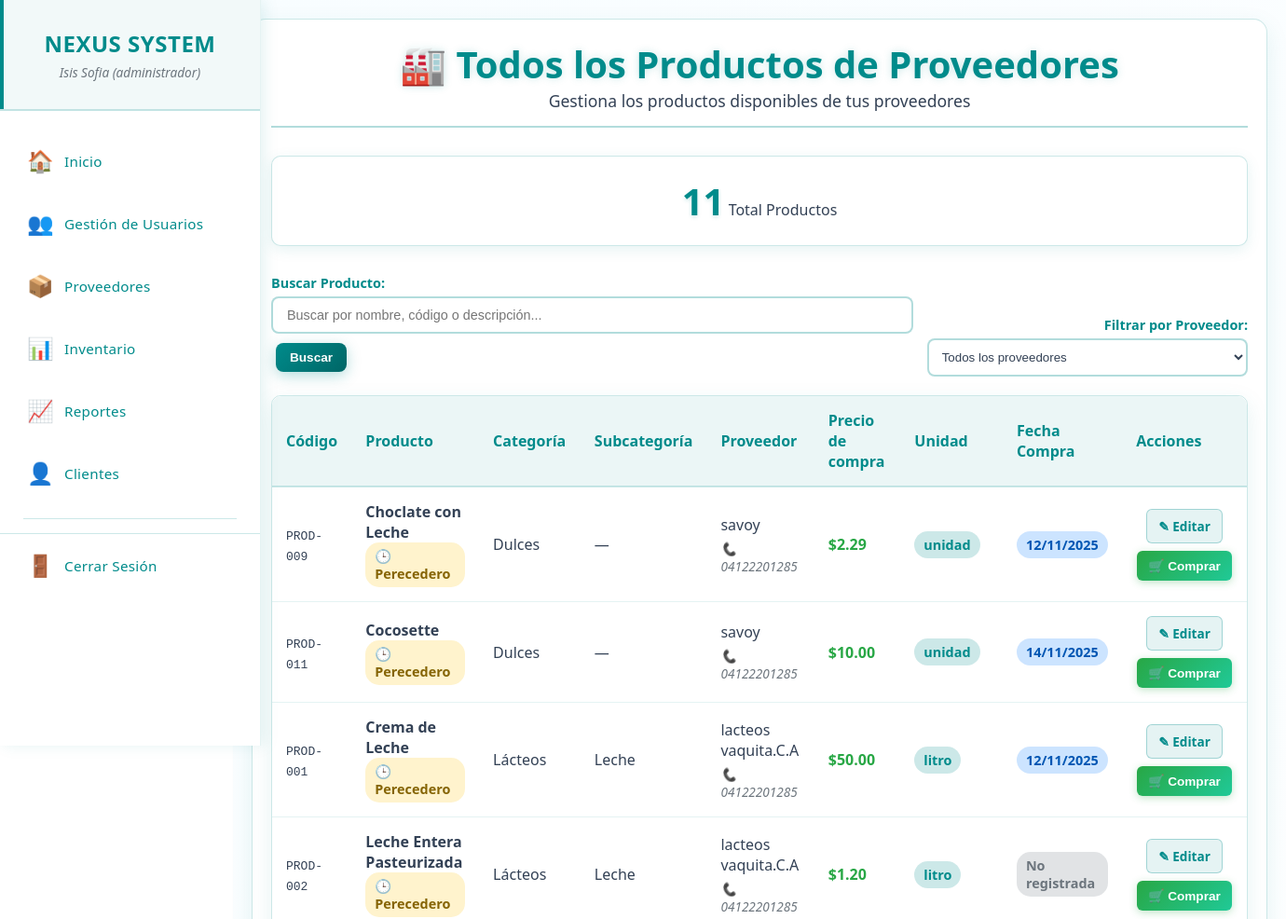
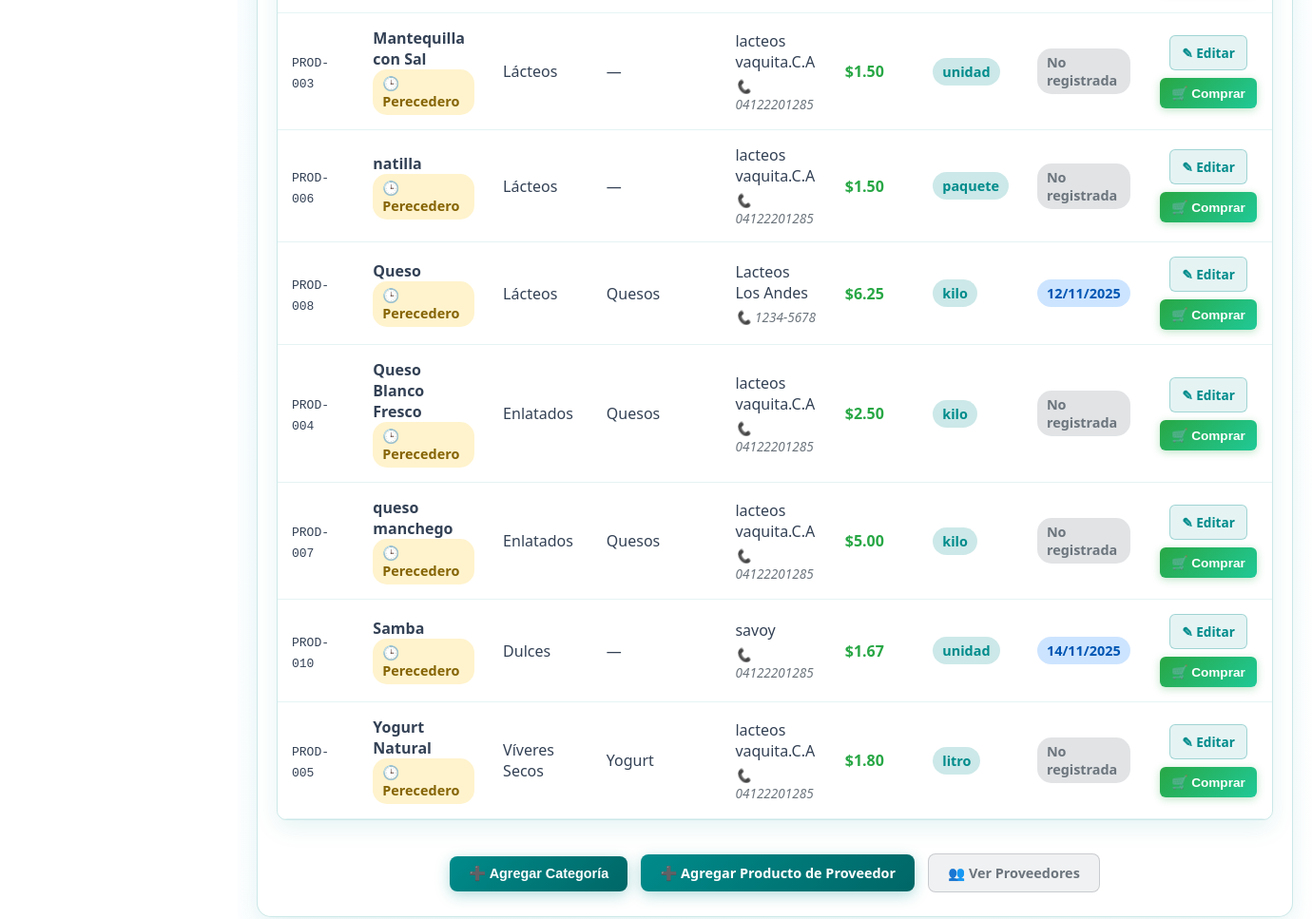
The app's page /productos_proveedores.php (signed in) with its own data (2 pictures, top to bottom).
### tables this page shows
CREATE TABLE `productos_proveedor` (
  `id_producto_proveedor` int(11) NOT NULL,
  `codigo_producto` varchar(50) NOT NULL,
  `nombre` varchar(255) NOT NULL,
  `id_categoria` int(11) NOT NULL,
  `id_subcategoria` int(11) DEFAULT NULL,
  `id_proveedor` int(11) NOT NULL,
  `precio_compra` decimal(10,2) NOT NULL,
  `unidad_medida` varchar(20) DEFAULT 'unidad',
  `fecha_compra` date DEFAULT NULL,
  `es_perecedero` tinyint(1) DEFAULT 0,
  `registro` timestamp NOT NULL DEFAULT current_timestamp(),
  `actualizacion` timestamp NOT NULL DEFAULT current_timestamp() ON UPDATE current_timestamp()
);

CREATE TABLE `categoria_prod` (
  `id` int(11) NOT NULL,
  `nombre_categoria` varchar(50) NOT NULL,
  `estado` enum('active','inactive') DEFAULT 'active',
  `created_at` timestamp NOT NULL DEFAULT current_timestamp()
);

CREATE TABLE `proveedores` (
  `id_proveedor` int(11) NOT NULL,
  `nombres` varchar(255) NOT NULL,
  `nombre_comercial` varchar(255) NOT NULL,
  `rif` varchar(20) NOT NULL,
  `telefono` varchar(20) DEFAULT NULL,
  `email` varchar(100) DEFAULT NULL,
  `direccion` text DEFAULT NULL,
  `estado` enum('activo','inactivo') DEFAULT 'activo',
  `registro` timestamp NOT NULL DEFAULT current_timestamp(),
  `actualizacion` timestamp NOT NULL DEFAULT current_timestamp() ON UPDATE current_timestamp()
);

CREATE TABLE `subcategorias` (
  `id` int(11) NOT NULL,
  `categoria_id` int(11) NOT NULL,
  `nombre_subcategoria` varchar(50) NOT NULL,
  `estado` enum('active','inactive') DEFAULT 'active',
  `created_at` timestamp NOT NULL DEFAULT current_timestamp()
);

### productos_proveedores.php (the view, shortened to what this page needs)
<?php
require_once 'menu.php';
$id_proveedor = isset($_GET['id_proveedor']) ? intval($_GET['id_proveedor']) : 0;
$busqueda = isset($_GET['busqueda']) ? trim($_GET['busqueda']) : '';
$sql_base = "SELECT
                pp.*,
                cp.nombre_categoria,
                s.nombre_subcategoria,
                p.nombre_comercial as proveedor,
                p.telefono as telefono_proveedor,
                p.email as email_proveedor
            FROM productos_proveedor pp
            JOIN categoria_prod cp ON pp.id_categoria = cp.id
            LEFT JOIN subcategorias s ON pp.id_subcategoria = s.id
            JOIN proveedores p ON pp.id_proveedor = p.id_proveedor";
$params = [];
$where_conditions = [];
if ($id_proveedor > 0) {
    $where_conditions[] = "pp.id_proveedor = ?";
    $params[] = $id_proveedor;
    $titulo = "Productos del Proveedor";
} else {
    $titulo = "Todos los Productos de Proveedores";
}
$sql_base .= " ORDER BY pp.nombre";
if (!empty($params)) {
    $stmt = $pdo->prepare($sql_base);
    $stmt->execute($params);
    $result = $stmt->fetchAll(PDO::FETCH_ASSOC);
} else {
    $stmt = $pdo->query($sql_base);
    $result = $stmt->fetchAll(PDO::FETCH_ASSOC);
}
$total_productos = count($result);
?>
<!DOCTYPE html>
<html lang="es">
<head>
    <link rel="stylesheet" href="css/proveedores.css">
</head>
<body>
   <main class="main-content">
        <div class="content-wrapper">
            <div class="container">
                <div class="header">
                    <h1>🏭 <?php echo $titulo; ?></h1>
                    <p>Gestiona los productos disponibles de tus proveedores</p>
                </div>
                <div class="stats-container">
                    <div class="stat-card">
                        <span class="stat-number"><?php echo $total_productos; ?></span>
                        <span class="stat-label">Total Productos</span>
                    </div>
                </div>
                <div class="filtros-container">
                    <div class="filtro-group">
                        <form method="GET" action="" id="formBusqueda">
                            <label><strong> Buscar Producto:</strong></label>
                            <div class="search-box">
                                <input type="text" name="busqueda" class="search-input"
                                       value="<?php echo htmlspecialchars($busqueda); ?>"
                                       placeholder="Buscar por nombre, código o descripción...">
                            </div>
                            <div style="margin-top: 5px;">
                                <button type="submit" class="btn btn-primary" style="padding: 8px 15px; font-size: 0.85em;">Buscar</button>
                            </div>
                        </form>
                    </div>
                    <div class="filtro-group compact filtro-proveedor">
                        <form method="GET" action="" id="filtroProveedor">
                            <label><strong>Filtrar por Proveedor:</strong></label>
                            <select name="id_proveedor" class="form-control" onchange="this.form.submit()">
                                <option value="0">Todos los proveedores</option>
                            </select>
                        </form>
                    </div>
                </div>
                <?php if ($total_productos > 0): ?>
                    <div class="table-container">
                        <table class="table">
                            <thead>
                                <tr>
                                    <th>Código</th>
                                    <th>Producto</th>
                                    <th>Categoría</th>
                                    <th>Subcategoría</th>
                                    <?php if ($id_proveedor == 0): ?>
                                        <th>Proveedor</th>
                                    <?php endif; ?>
                                    <th>Precio de compra</th>
                                    <th>Unidad</th>
                                    <th>Fecha Compra</th>
                                    <th>Acciones</th>
                                </tr>
                            </thead>
                            <tbody>
                                <?php foreach($result as $row): ?>
                                    <tr>
                                        <td><code><?php echo $row['codigo_producto']; ?></code></td>
                                     <td>
                                        <strong><?php echo htmlspecialchars($row['nombre']); ?></strong>
                                        <?php if ($row['es_perecedero']): ?>
                                            <br><span class="badge badge-warning">🕒 Perecedero</span>
                                        <?php endif; ?>
                                        </td>
                                        <td><?php echo $row['nombre_categoria']; ?></td>
                                        <td><?php echo $row['nombre_subcategoria'] ?: '—'; ?></td>
                                        <?php if ($id_proveedor == 0): ?>
                                            <td>
                                                <?php echo $row['proveedor']; ?>
                                                <br><small>📞 <?php echo $row['telefono_proveedor']; ?></small>
                                            </td>
                                        <?php endif; ?>
                                        <td style="font-weight: bold; color: #28a745;">
                                            $<?php echo number_format($row['precio_compra'], 2); ?>
                                        </td>
                                        <td>
                                            <span class="badge badge-success"><?php echo $row['unidad_medida']; ?></span>
                                        </td>
                                        <td>
                                            <?php if ($row['fecha_compra']): ?>
                                                <span class="badge badge-info"><?php echo date('d/m/Y', strtotime($row['fecha_compra'])); ?></span>
                                            <?php else: ?>
                                                <span class="badge badge-secondary">No registrada</span>
                                            <?php endif; ?>
                                        </td>
                                        <td>
                                            <div class="action-buttons-container">
                                                <a href="editar_producto_proveedor.php?id=<?php echo $row['id_producto_proveedor']; ?>" class="btn-editar">
                                                    ✎ Editar
                                                </a>
                                                <button class="btn-comprar"
                                                        onclick="abrirModalCompra(<?php echo $row['id_producto_proveedor']; ?>,
                                                                                 '<?php echo addslashes($row['nombre']); ?>',
                                                                                 '<?php echo $row['unidad_medida']; ?>')">
                                                    🛒 Comprar
                                                </button>
                                            </div>
                                        </td>
                                    </tr>
                                <?php endforeach; ?>
                            </tbody>
                        </table>
                    </div>
                <?php endif; ?>
                <div class="action-buttons">
                    <button type="button" class="btn btn-primary" onclick="abrirModalCategoria()">➕ Agregar Categoría</button>
                    <a href="agregar_producto_proveedor.php" class="btn btn-primary">➕ Agregar Producto de Proveedor</a>
                    <a href="proveedores.php" class="btn btn-secondary">👥 Ver Proveedores</a>
                </div>
            </div>
    </main>
</body>
</html>

### css/menu.css (style rules this page uses)
* { margin: 0; padding: 0; box-sizing: border-box; }
body { font-family: 'Segoe UI', Tahoma, Geneva, Verdana, sans-serif; background: #ffffff; color: #334155; overflow-x: hidden; }
.main-content { flex: 1; margin-left: 280px; padding: 30px; background: #ffffff; min-height: 100vh; }

### records on screen
productos_proveedor: codigo_producto "PROD-009", nombre "Choclate con Leche", es_perecedero "🕒 Perecedero", categoria_prod.nombre_categoria "Dulces", nombre_subcategoria "—", id_proveedor.nombre_comercial "savoy", id_proveedor.telefono "04122201285", precio_compra "2.29", unidad_medida "unidad", fecha_compra "12/11/2025"
productos_proveedor: codigo_producto "PROD-011", nombre "Cocosette", es_perecedero "🕒 Perecedero", categoria_prod.nombre_categoria "Dulces", nombre_subcategoria "—", id_proveedor.nombre_comercial "savoy", id_proveedor.telefono "04122201285", precio_compra "10.00", unidad_medida "unidad", fecha_compra "14/11/2025"
productos_proveedor: codigo_producto "PROD-001", nombre "Crema de Leche", es_perecedero "🕒 Perecedero", categoria_prod.nombre_categoria "Lácteos", id_subcategoria.nombre_subcategoria "Leche", id_proveedor.nombre_comercial "lacteos vaquita.C.A", id_proveedor.telefono "04122201285", precio_compra "50.00", unidad_medida "litro", fecha_compra "12/11/2025"
productos_proveedor: codigo_producto "PROD-002", nombre "Leche Entera Pasteurizada", es_perecedero "🕒 Perecedero", categoria_prod.nombre_categoria "Lácteos", id_subcategoria.nombre_subcategoria "Leche", id_proveedor.nombre_comercial "lacteos vaquita.C.A", id_proveedor.telefono "04122201285", precio_compra "1.20", unidad_medida "litro", shows "No registrada"
productos_proveedor: codigo_producto "PROD-003", nombre "Mantequilla con Sal", es_perecedero "🕒 Perecedero", categoria_prod.nombre_categoria "Lácteos", nombre_subcategoria "—", id_proveedor.nombre_comercial "lacteos vaquita.C.A", id_proveedor.telefono "04122201285", precio_compra "1.50", unidad_medida "unidad", shows "No registrada"
productos_proveedor: codigo_producto "PROD-006", nombre "natilla", es_perecedero "🕒 Perecedero", categoria_prod.nombre_categoria "Lácteos", nombre_subcategoria "—", id_proveedor.nombre_comercial "lacteos vaquita.C.A", id_proveedor.telefono "04122201285", precio_compra "1.50", unidad_medida "paquete", shows "No registrada"
productos_proveedor: codigo_producto "PROD-008", nombre "Queso", es_perecedero "🕒 Perecedero", categoria_prod.nombre_categoria "Lácteos", id_subcategoria.nombre_subcategoria "Quesos", id_proveedor.nombre_comercial "Lacteos Los Andes", id_proveedor.telefono "1234-5678", precio_compra "6.25", unidad_medida "kilo", fecha_compra "12/11/2025"
productos_proveedor: codigo_producto "PROD-004", nombre "Queso Blanco Fresco", es_perecedero "🕒 Perecedero", categoria_prod.nombre_categoria "Enlatados", id_subcategoria.nombre_subcategoria "Quesos", id_proveedor.nombre_comercial "lacteos vaquita.C.A", id_proveedor.telefono "04122201285", precio_compra "2.50", unidad_medida "kilo", shows "No registrada"
productos_proveedor: codigo_producto "PROD-007", nombre "queso manchego", es_perecedero "🕒 Perecedero", categoria_prod.nombre_categoria "Enlatados", id_subcategoria.nombre_subcategoria "Quesos", id_proveedor.nombre_comercial "lacteos vaquita.C.A", id_proveedor.telefono "04122201285", precio_compra "5.00", unidad_medida "kilo", shows "No registrada"
productos_proveedor: codigo_producto "PROD-010", nombre "Samba", es_perecedero "🕒 Perecedero", categoria_prod.nombre_categoria "Dulces", nombre_subcategoria "—", id_proveedor.nombre_comercial "savoy", id_proveedor.telefono "04122201285", precio_compra "1.67", unidad_medida "unidad", fecha_compra "14/11/2025"
productos_proveedor: codigo_producto "PROD-005", nombre "Yogurt Natural", es_perecedero "🕒 Perecedero", categoria_prod.nombre_categoria "Víveres Secos", id_subcategoria.nombre_subcategoria "Yogurt", id_proveedor.nombre_comercial "lacteos vaquita.C.A", id_proveedor.telefono "04122201285", precio_compra "1.80", unidad_medida "litro", shows "No registrada"

### other values on screen
$_SESSION['nombre'] "Isis Sofia"
$_SESSION['rol'] "administrador"
$titulo "Todos los Productos de Proveedores"
$total_productos "11"
